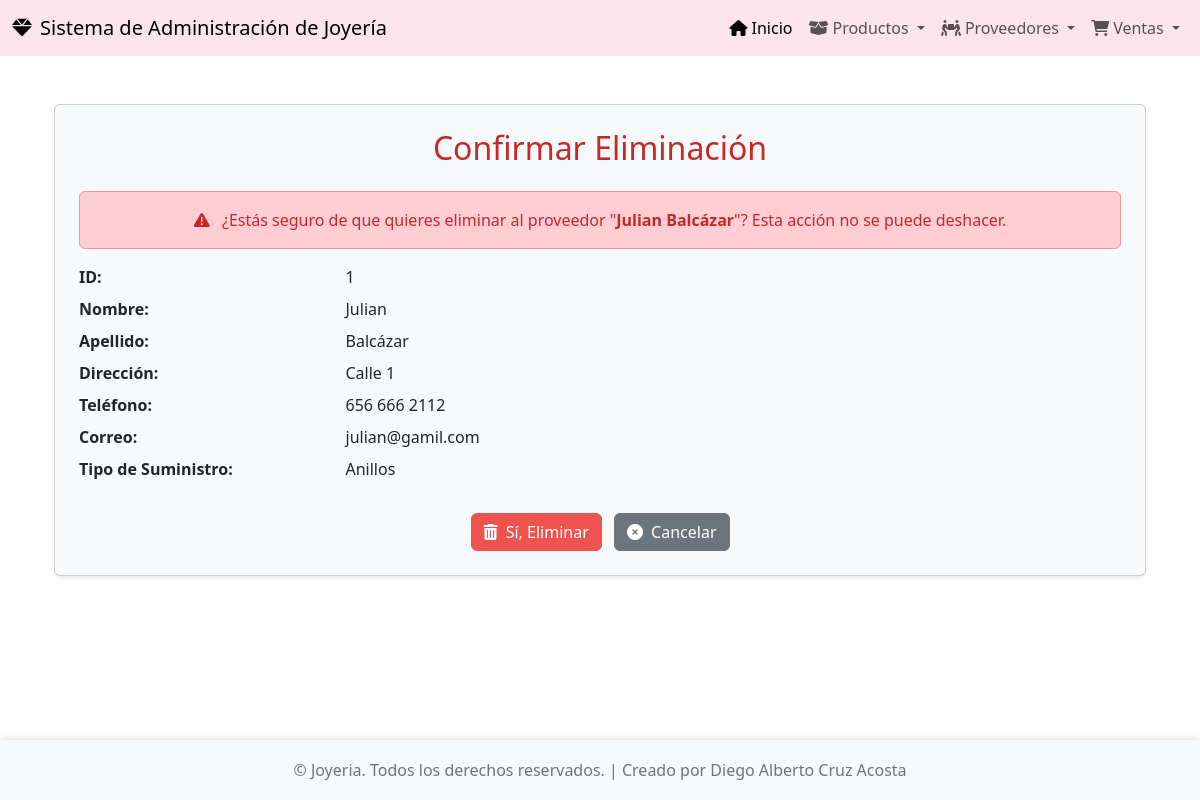
/proveedores/borrar/1/, run on the app's committed database.
### app_joyeria/models.py (models this page shows, shortened)
class Proveedor(models.Model):
    id_proveedor = models.AutoField(primary_key=True)
    nombre = models.CharField(max_length=100)
    apellido = models.CharField(max_length=100)
    direccion = models.CharField(max_length=200)
    telefono = models.CharField(max_length=15)
    correo = models.EmailField()
    tipo_suministro = models.CharField(max_length=100)

### app_joyeria/views.py (the view)
# urls.py: path('proveedores/borrar/<int:id_proveedor>/', views.borrar_proveedor, name='borrar_proveedor'),
def borrar_proveedor(request, id_proveedor):
    proveedor = get_object_or_404(Proveedor, pk=id_proveedor)
    if request.method == 'POST':
        proveedor.delete()
        return redirect('ver_proveedores')
    return render(request, 'proveedor/borrar_proveedor.html', {'proveedor': proveedor})

### app_joyeria/templates/proveedor/borrar_proveedor.html (shortened to what this page needs)
{% extends 'base.html' %}
{% block content %}
<div class="container mt-4">
    <div class="card shadow-sm p-4 bg-light">
        <h2 class="card-title text-center mb-4" style="color: #c62828;">Confirmar Eliminación</h2>
        <div class="alert alert-warning text-center" role="alert" style="background-color: #ffcdd2; color: #c62828; border-color: #ef9a9a;">
            <i class="fas fa-exclamation-triangle me-2"></i> ¿Estás seguro de que quieres eliminar al proveedor "<strong>{{ proveedor.nombre }} {{ proveedor.apellido }}</strong>"?
            Esta acción no se puede deshacer.
        </div>
        <dl class="row mb-4">
            <dt class="col-sm-3">ID:</dt>
            <dd class="col-sm-9">{{ proveedor.id_proveedor }}</dd>
            <dt class="col-sm-3">Nombre:</dt>
            <dd class="col-sm-9">{{ proveedor.nombre }}</dd>
            <dt class="col-sm-3">Apellido:</dt>
            <dd class="col-sm-9">{{ proveedor.apellido }}</dd>
            <dt class="col-sm-3">Dirección:</dt>
            <dd class="col-sm-9">{{ proveedor.direccion }}</dd>
            <dt class="col-sm-3">Teléfono:</dt>
            <dd class="col-sm-9">{{ proveedor.telefono }}</dd>
            <dt class="col-sm-3">Correo:</dt>
            <dd class="col-sm-9">{{ proveedor.correo }}</dd>
            <dt class="col-sm-3">Tipo de Suministro:</dt>
            <dd class="col-sm-9">{{ proveedor.tipo_suministro }}</dd>
        </dl>
        <form method="post" class="text-center">
            <button type="submit" class="btn btn-danger me-2" style="background-color: #ef5350; border-color: #ef5350;"><i class="fas fa-trash-alt me-1"></i> Sí, Eliminar</button>
            <a href="{% url 'ver_proveedores' %}" class="btn btn-secondary"><i class="fas fa-times-circle me-1"></i> Cancelar</a>
        </form>
    </div>
</div>
{% endblock %}

### app_joyeria/templates/base.html (style rules this page uses)
body { display: flex; flex-direction: column; min-height: 100vh; }

### data on the page
Proveedor: nombre "Julian", apellido "Balcázar", id_proveedor "1", direccion "Calle 1", telefono "656 666 2112", correo "julian@gamil.com", tipo_suministro "Anillos"
